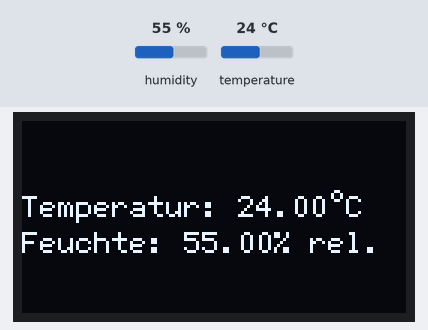
Recording of a sketch running on a simulated Arduino Uno, built with avr-gcc and run on an emulated ATmega328P. Parts: 128×64 one-colour display. The inputs (shaded band) are chosen by the test bench; at power-on: humidity 55 %, temperature 24 °C. What the sketch prints to the serial monitor is not drawn.

Above: at 5.4 s.
5.5 s: humidity set to 22 %
At 9.1 s:
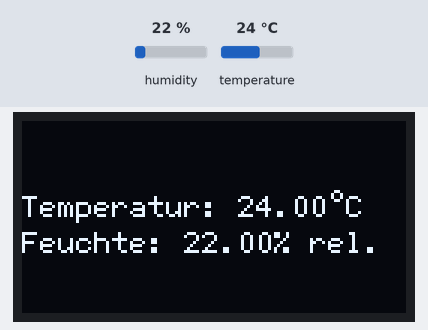
9.4 s: temperature set to 12 °C
At 11.2 s:
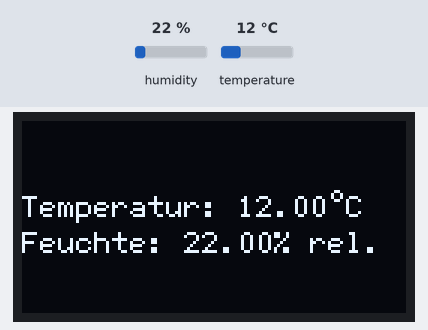
13.2 s: humidity set to 40 %
At 16.5 s:
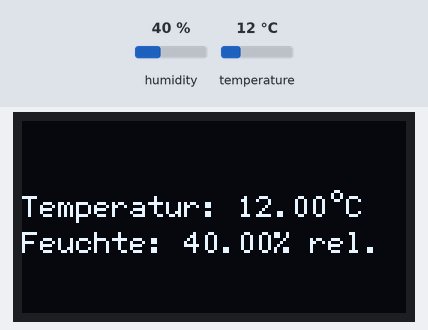
17.3 s: temperature set to 19 °C
Timing chart, 0 to 20.3 s (numbered marks = the images above; inputs shaded):
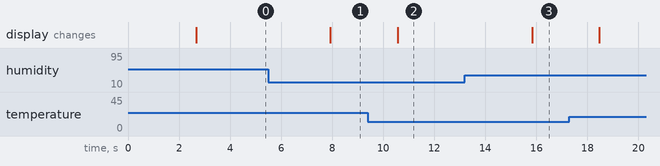

Measured:
- after the input at 5.5 s, the display: changes after 2.4 s (image 1)
- after the input at 9.4 s, the display: changes after 1.2 s (image 2)
- after the input at 13.2 s, the display: changes after 2.6 s (image 3)

The sketch:

dht22-humtemp.ino
```cpp
// Einbinden von Bibliotheken
#include <DHT.h>
#include <U8g2lib.h>


#define DHTTYPE DHT22

const byte DHT_PIN = 8;

DHT dht(DHT_PIN, DHTTYPE);
U8G2_SSD1306_128X64_NONAME_1_HW_I2C oled(U8G2_R0, /* reset=*/ U8X8_PIN_NONE);

void setup() {
  Serial.begin(9600);
  Serial.println(F("DHT22 Test!"));

  dht.begin();

  oled.begin();
  oled.enableUTF8Print();

  oled.setFont(u8g2_font_6x12_me); // Auswahl der Schrift

}

void loop() {
  delay(2000);

  float h = dht.readHumidity();
  float t = dht.readTemperature();

  if (isnan(h) || isnan(t)) {
    Serial.println(F("Failed to read from DHT sensor!"));
    return;
  }

  //  Serial.print(F("Luftfeuchte: "));
  //  Serial.print(h);
  //  Serial.print(F("%  Temperatur: "));
  //  Serial.print(t);
  //  Serial.print(F("°C "));
  //  Serial.println();

  oled.firstPage();
  do {

    oled.setCursor(0, 32);
    oled.print("Temperatur: ");
    oled.print(t);
    oled.print("°C");


    oled.setCursor(0, 44);
    oled.print("Feuchte: ");
    oled.print(h);
    oled.print("% rel.");

  } while ( oled.nextPage() );
}
```
